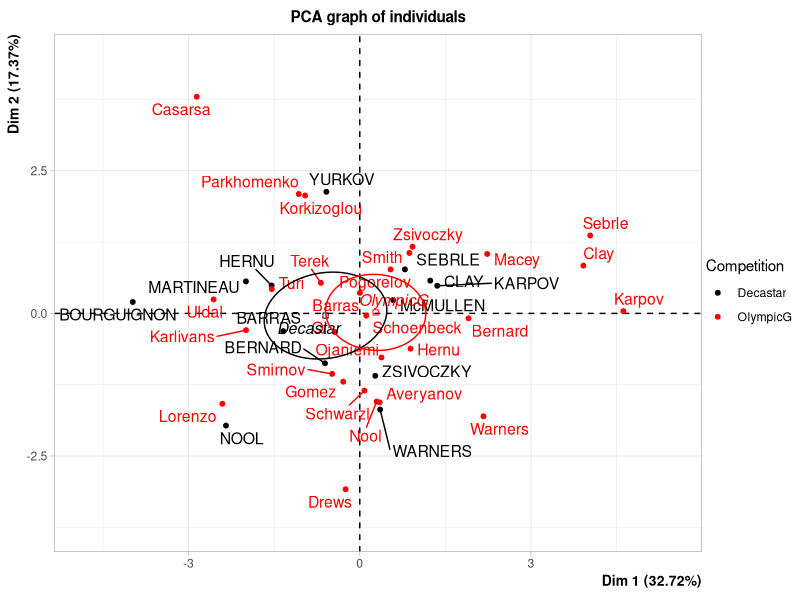
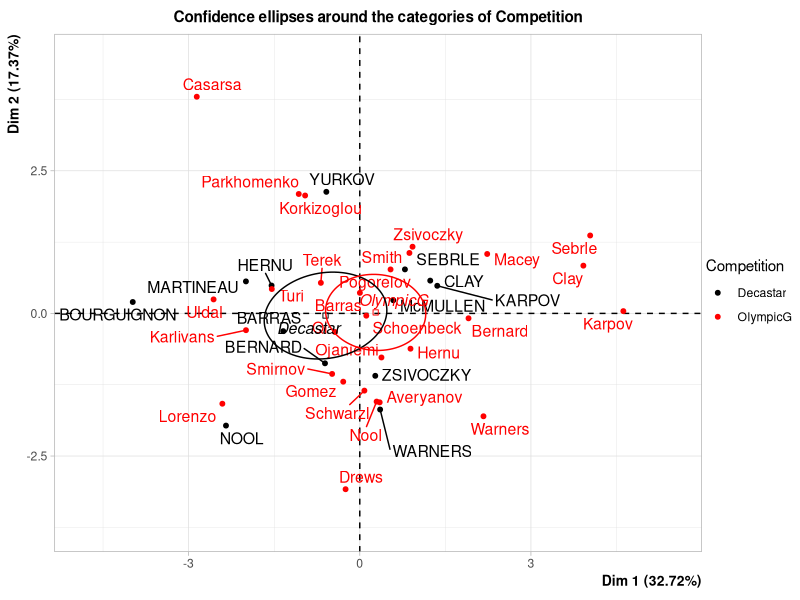

Recreate these plots in R, in order.
library(FactoMineR)


### Name: coord.ellipse
### Title: Construct confidence ellipses
### Aliases: coord.ellipse
### Keywords: dplot

### ** Examples

data(decathlon)
res.pca <- PCA(decathlon, quanti.sup = 11:12, quali.sup = 13,graph=FALSE)
aa <- cbind.data.frame(decathlon[,13],res.pca$ind$coord)
bb <- coord.ellipse(aa,bary=TRUE)
plot(res.pca,habillage=13,ellipse=bb)

## To automatically draw ellipses around the barycentres of all the categorical variables
plotellipses(res.pca)
